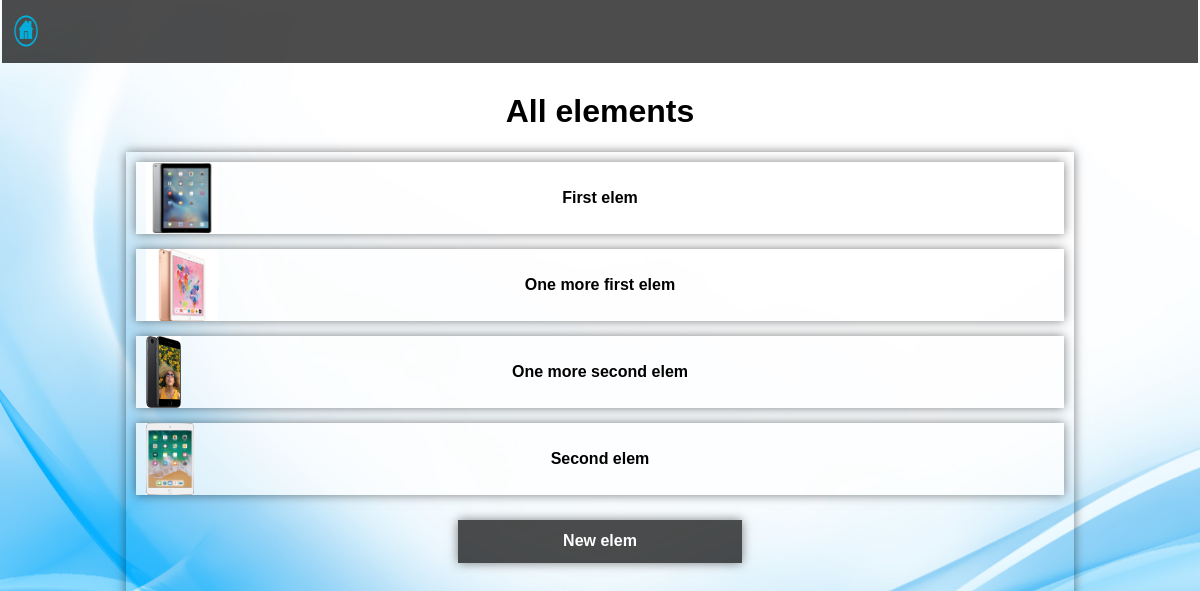
/elems, run on an earlier commit of the app's database.
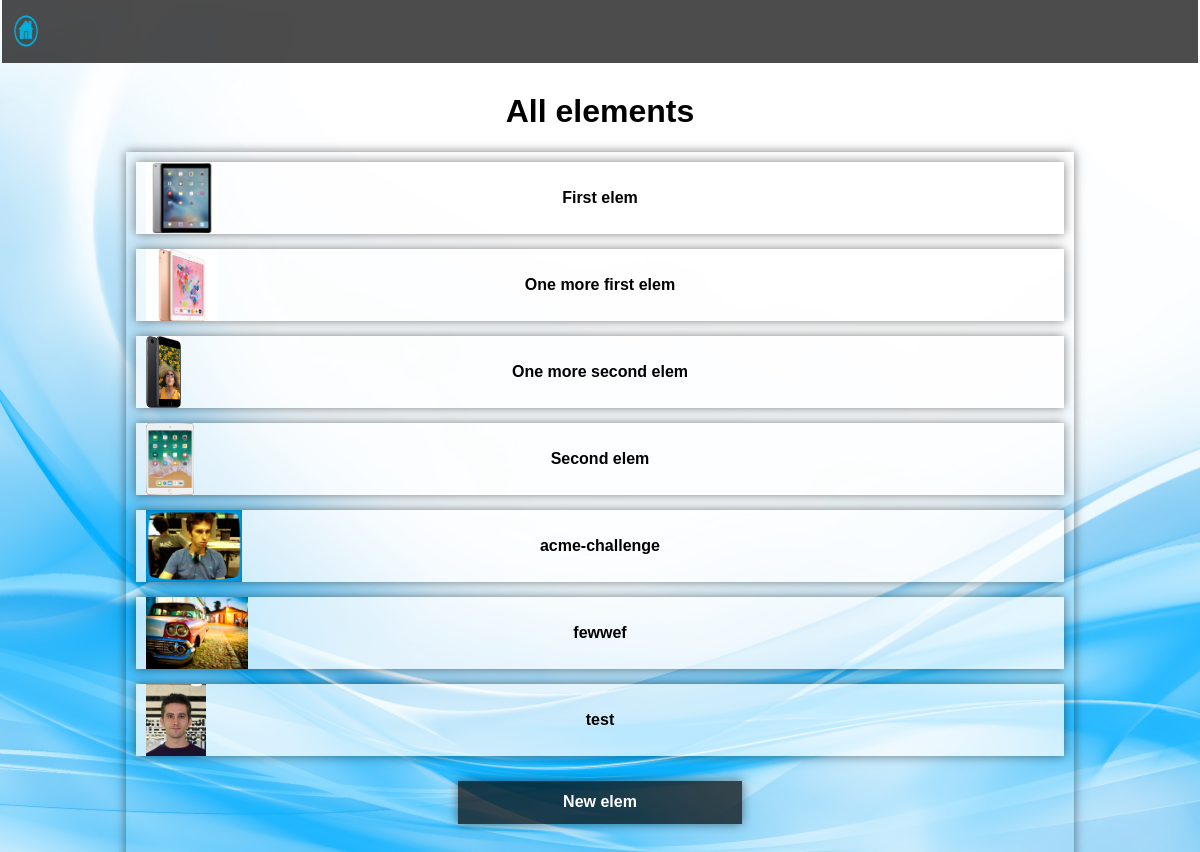
And on a later commit of the database.
### groups/models.py (models this page shows, shortened)
class Elem(models.Model):
	elem_parent_group = models.ForeignKey(Group, related_name='Elem_parent_group', verbose_name="Родительская группа элемента", on_delete=models.CASCADE)
	name = models.CharField(max_length=64)
	description = models.TextField(max_length=512, blank=True, null=True)
	icon = models.ImageField(upload_to="elems/%Y/%m/%d/", blank=True, verbose_name="Элемент")
	date = models.DateField(auto_now_add=True)
	checked = models.NullBooleanField(null=True)
	class Meta:
		ordering = ['name']
		verbose_name = 'Элемент'
		verbose_name_plural = 'Элементы'

### groups/views.py (the view)
# urls.py: path('elems', views.elems, name='Elems'),
def elems(request):
	elems = Elem.objects.filter(checked = True)
	return render(request, 'groups/base.html', {
		'elems': elems,
	})

### groups/templates/groups/base.html (shortened to what this page needs)
<!DOCTYPE html>
{% load static %}
<html>
<head>
	<link rel="stylesheet" type="text/css" href="{% static 'groups/style.css' %}"/>
</head>
<body>
	<div class="header" id="test">
		<a class="main_page" href="{% url 'groups:Index' %}">
			<img src="{% static 'home.png' %}" class="main_icon">
		</a>
	</div>
	{% if main_group %}
		<h1 class="cont_header">{{ main_group.name }}</h1>
	{% elif elems %}
		<h1 class="cont_header">All elements</h1>
	{% else %}
		<h1 class="cont_header">All groups</h1>
	{% endif %}
		{% if index %}
			<div class="container">
				{% for group in groups %}
					<div class="field">
						<a class="group_link" href="{{group.get_absolute_url}}">
							<img class="group_img" src="{{ group.icon.url }}">
							<strong class="item_name">{{ group.name }}</strong>
						</a>
					</div>
				{% endfor %}
				<a class="add_button" href="{% url 'groups:Elems' %}"><strong>All elements</strong></a>
			</div>
		{% elif not main_group and elems %}
			<div class="container">
				{% for elem in elems %}
					<div class="field">
						<img class="group_img" src="{{ elem.icon.url }}">
						<strong class="item_name">{{ elem.name }}</strong>
					</div>
				{% endfor %}
				<a class="add_button" id="add_field" href="{% url 'groups:ElemCreate' %}"><strong>New elem</strong></a>
			</div>
		{% endif %}
</body>
</html>

### groups/static/groups/style.css (style rules this page uses)
body { font-family: arial; height: 100%; background-size: cover; overflow-x: hidden; background-repeat: no-repeat; background-image: url("background.jpg"); }
a { text-decoration: none; color: black; }
.header { position: relative; width: 101%; height: 8vh; left: -0.5%; top: -1vh; background-color: rgba(0,0,0,0.7); }
.container { position: relative; width: 80%; height: 90vh; left: 10%; box-shadow: 0 0 10px rgba(0,0,0,0.5); }
.cont_header { text-align: center; }
.field { position: relative; width: 98%; height: 10%; left: 1%; display: flex; align-items: center; justify-content: center; margin-bottom: 15px; background-color: rgba(255,255,255, 0.7); box-shadow: 0 0 10px rgba(0,0,0,0.5); top: 10px; }
.group_img { position: absolute; max-width: 100%; max-height: 100%; left: 10px; }
.main_page { position: absolute; width: 2%; height: 100%; left: 1%; }
.main_icon { position: absolute; top: 25%; height: 50%; max-width: 100%; }
.add_button { position: relative; width: 30%; height: 6%; top: 20px; left: 35%; color: white; background-color: rgba(0,0,0,0.7); box-shadow: 0 0 10px rgba(0,0,0,0.5); display: flex; justify-content: center; align-items: center; }

What changed in the data, as far as the page shows it:
added Elem: icon (picture), name "acme-challenge"
added Elem: icon (picture), name "fewwef"
added Elem: icon (picture), name "test"
